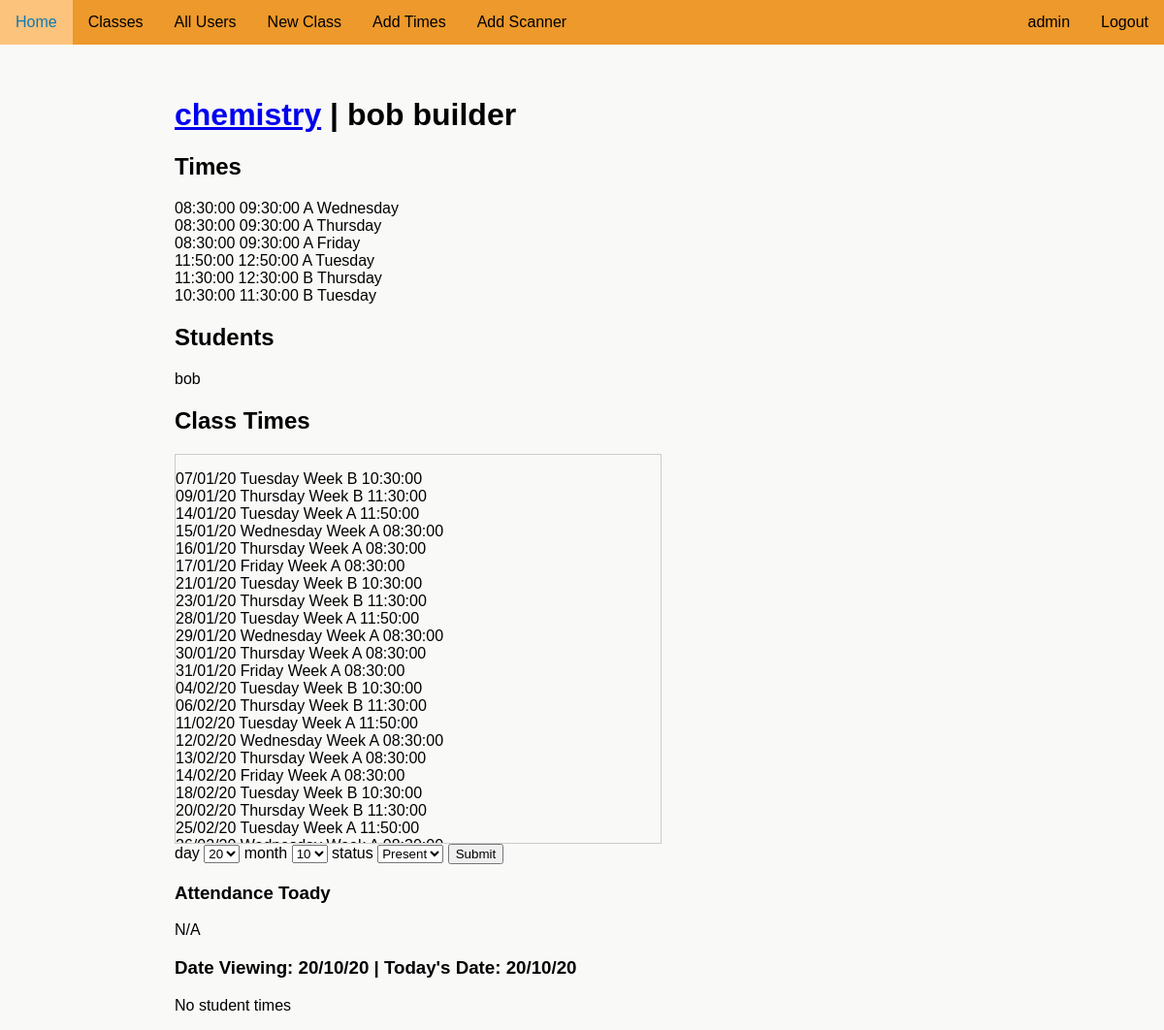
The page /account/16327/classes/CHEM-1/294 (signed in) on the database its author committed.
### attendanceproject/models.py (models this page shows)
class User(UserMixin, db.Model):
    __tablename__ = "user"
    id = db.Column(db.Integer, unique=True, nullable=False, primary_key=True)
    fname = db.Column(db.Text(20), nullable=False)
    lname = db.Column(db.Text(20), nullable=False)
    user_code = db.Column(db.Text(8), nullable=False, unique=True)
    email = db.Column(db.Text(50), nullable=False, unique=True)
    password = db.Column(db.Text(90), nullable=False)
    auth = db.Column(db.Text(10), nullable=True)
    tags = db.relationship('Tag', backref='user_tag')
    subjects = db.relationship('UserSubject', back_populates='user')
    attnd_times = db.relationship('AttendanceTime', backref='subject_attnd_times')

class SubjectCode(db.Model):
    __tablename__ = "subject_code"
    id = db.Column(db.Integer, unique=True, nullable=False, primary_key=True)
    name = db.Column(db.Text(50), nullable=False)
    code = db.Column(db.Text(50), unique=True, nullable=False)
    join_code = db.Column(db.Text(10), unique=True, nullable=False)
    users = db.relationship('UserSubject', back_populates='subject')
    times = db.relationship('SubjectTimes', back_populates='subject')
    scanner = db.relationship('Scanner', back_populates='subject')

class SubjectTimes(db.Model):
    __tablename__ = "subject_time"
    id = db.Column(db.Integer, unique=True, nullable=False, primary_key=True)
    subject_id = db.Column(db.Integer, db.ForeignKey('subject_code.id'))
    stime_id = db.Column(db.Integer, db.ForeignKey('times.id'), nullable=False)
    sweek = db.Column(db.Boolean, nullable=False)
    sday = db.Column(db.Integer, nullable=False)
    time = db.relationship('Times', back_populates='subjects')
    subject = db.relationship('SubjectCode', back_populates='times')

class Times(db.Model):
    __tablename__ = "times"
    id = db.Column(db.Integer, unique=True, nullable=False, primary_key=True)
    start_time = db.Column(db.Time, unique=True, nullable=False)
    end_time = db.Column(db.Time, unique=True, nullable=False)
    subjects = db.relationship("SubjectTimes", back_populates='time')

class UserSubject(db.Model):
    __tablename__ = "user_subject"
    id = db.Column(db.Integer, unique=True, nullable=False, primary_key=True)
    user_id = db.Column(db.Integer, db.ForeignKey('user.id')) # Foreign Key
    user_type = db.Column(db.Text(10), nullable=False) # Teacher or student relationship to class
    subject_id = db.Column(db.Integer, db.ForeignKey('subject_code.id')) # Foreign Key
    user = db.relationship('User', back_populates='subjects')
    subject = db.relationship('SubjectCode', back_populates='users')

### attendanceproject/routes.py (the view, shortened to what this page needs)
@app.route('/account/<user_code>/classes/<class_code>/<int:day>', methods=["GET", "POST"])
@login_required
def class_code(class_code, user_code, day):
    if day > 365:
        flash('Day number out of range')
        abort(404)
    subject = SubjectCode.query.filter_by(code=class_code).first()
    prev_next = {'next_day':url_for('class_code', class_code=class_code, user_code=user_code, day=day+1),
                 'prev_day':url_for('class_code', class_code=class_code, user_code=user_code, day=day-1),
                 'today':url_for('class_code', class_code=class_code, user_code=user_code, day=datetime.date.today().timetuple().tm_yday)}
    if not subject:
        flash('Class could not be found')
        return redirect(url_for('classes', user_code=current_user.user_code))
    user = User.query.filter_by(user_code=user_code).first()
    if user:
        total_days = day_num() - day
        current_date = datetime.date.today() - datetime.timedelta(days=total_days)
        if (current_user.auth in ['teacher', 'admin'] and class_code in
            [x.subject.code for x in current_user.subjects]) and user == current_user:
            check = check_class_date(subject_date=current_date, subject=subject)
            student_times = [] # Variable for the times of the students in the class
            students_in_class = 0 # Variable used to check if there are students in the class
            if 'student' in [user.user_type for user in subject.users]:
                students_in_class = 1
                for user in subject.users:
                    added_time = False
                    if user.user_type == 'student':
                        if user.user.attnd_times:
                            for t in user.user.attnd_times:
                                if t.time.date() == current_date and t.subject == subject.id:
                                    student_times.append((user.user, t.attnd_status))
                                    added_time = True
                                    break
                            if not added_time:
                                student_times.append((user.user, "N/A"))
                        else:
                            student_times.append((user.user, "N/A"))
            if check:
                return render_template("teacherclass.html", day_num=day_num(), subject=subject, user=current_user,
                                        days=CONSTANT_DAYS, students_in_class=students_in_class,
                                        current_date=current_date.strftime('%d/%m/%y'), student_times=student_times,
                                        time=check, week=current_week(current_date),
                                        day=CONSTANT_DAYS[current_date.isoweekday()-1], prev_next=prev_next,
                                        viewing_day=day)
            return render_template("teacherclass.html", day_num=day_num(), subject=subject, user=current_user,
                                    days=CONSTANT_DAYS, students_in_class=students_in_class,
                                    current_date=current_date.strftime('%d/%m/%y'), student_times=None,
                                    week=current_week(current_date), day=CONSTANT_DAYS[current_date.isoweekday()-1],
                                    prev_next=prev_next, viewing_day=day)
        elif current_user.auth in ['teacher', 'admin'] and user.auth == 'student':
            form = AddStudentAttndTime(day=current_date.day, month=current_date.month)
            class_times = get_class_dates(subject)
            user_attendance_times = AttendanceTime.query.filter_by(user=user.id, subject=subject.id).all()
            user_attendance_today = None
            for i in user_attendance_times:
                if i.time.date() == current_date:
                    user_attendance_today = i
            return render_template("teacherstudentclass.html", subject=subject, user=user, days=CONSTANT_DAYS, student_times=user_attendance_times, form=form,
                                    class_times=class_times, current_date=current_date.strftime('%d/%m/%y'), day=day, today_date=datetime.date.today().strftime('%d/%m/%y'),
                                    teacher=current_user, user_attendance_today=user_attendance_today)
        else:
            flash('You do not have access to this page')
            return redirect(url_for('classes', user_code=current_user.user_code))
    return render_template("teacherclass.html", subject=subject)

### attendanceproject/forms.py
class AddStudentAttndTime(FlaskForm):
    day = SelectField("Day", choices=[(x , x) for x in range(1, 32)], coerce=int)
    month = SelectField("Month", choices=[(x, x) for x in range(1, 13)], coerce=int)
    status = SelectField('Attendance Status', choices=[('present', 'Present'), ('late', 'Late'), ('absent', 'Absent')], coerce=str, validators=[InputRequired()])
    submit = SubmitField('Submit')

### attendanceproject/models.py (called while the page is built)
@login_manager.user_loader
def load_user(user_id):
    return User.query.get(int(user_id))

### attendanceproject/routes.py (called while the page is built)
def day_num():
    return datetime.date.today().timetuple().tm_yday

def first_monday():
    for i in range(0, 366):
        start_date = datetime.date(year=datetime.datetime.today().year, month=1, day=1)
        end_date = start_date + datetime.timedelta(days=i)
        if end_date.timetuple().tm_wday == 0:
            return i

def get_class_dates(subject):
    subject_dates = []
    AB = 1
    for i in range(1 + first_monday(), 366):
        date = datetime.timedelta(days=i)
        start_date = datetime.date(2019, 12, 31)
        end_date = start_date + date
        for y in subject.times:
            if end_date.isoweekday()-1 == y.sday and AB == y.sweek:
                subject_dates.append((end_date.strftime('%d/%m/%y'), CONSTANT_DAYS[y.sday], 'Week A' if not y.sweek else 'Week B', y.time.start_time))
        AB = not AB if end_date.isoweekday() == 5 else AB
    return subject_dates

### attendanceproject/templates/teacherstudentclass.html (shortened to what this page needs)
{% extends "layout.html" %}
{% block content %}
    <h1><a href="{{ url_for('class_code', class_code=subject.code, user_code=teacher.user_code, day=day) }}">{{ subject.name }}</a> | {{ user.fname }} {{ user.lname }}</h1>
    <h2>Times</h2>
    {% if subject.times %}
        <ul>
            {% for time in subject.times %}
                <li>{{ time.time.start_time }} {{ time.time.end_time }} {% if not time.sweek %} A {% else %} B {% endif %} {{ days[time.sday] }}</li>
            {% endfor %}
        </ul>
    {% endif %}
    <h2>Students</h2>
    {% if subject.users %}
        <ul>
        {% for user in subject.users %}
            {% if user.user_type == 'student' %}
                <li>{{ user.user.fname }}</li>
            {% endif %}
        {% endfor %}
        </ul>
    {% endif %}
    <h2>Class Times</h2>
    <div style="height:400px;width:500px;border:1px solid #ccc;overflow:auto;">
        <ul>
            {% for i in class_times %}
                <li>
                    {% for x in range(i|length) %}
                        {{ i[x] }}
                    {% endfor %}
                </li>
            {% endfor %}
        </ul>
    </div>
    <form method='POST' action=''>
        day {{ form.day }}
        month {{ form.month }}
        status {{ form.status }}
        {{ form.submit }}
    </form>
    <h3>Attendance Toady</h3>
    {% if user_attendance_today %}
        <p>{{ user_attendance_today.time }} {{ user_attendance_today.attnd_status }}</p>
    {% else %}
        <p>N/A</p>
    {% endif %}
    <h3>Date Viewing: {{ current_date }} | Today's Date: {{ today_date }}</h3>
    {% if student_times %}
        <ul>
            {% for time in student_times %}
                <li>{{ time.time }} {{ time.attnd_status }}</li>
            {% endfor %}
        </ul>
    {% else %}
        <p>No student times</p>
    {% endif %}
{% endblock %}

### attendanceproject/templates/navigation.html (shortened to what this page needs)
<div id='nav'>
    <ul>
        <div id="nav-left">
            {% if current_user.is_authenticated %}
                <li><a href="{{url_for('home')}}">Home</a></li>
                {% if current_user.auth == 'admin' %}
                    <li><a href="{{url_for('all_classes')}}">Classes</a></li>
                    <li><a href="{{url_for('all_users')}}">All Users</a></li>
                    <li><a href="{{url_for('create_class')}}">New Class</a></li>
                {% endif %}
                {% if current_user.auth == 'admin' %}
                    <li><a href="{{url_for('addtime')}}">Add Times</a></li>
                    <li><a href="{{url_for('scanner')}}">Add Scanner</a></li>
                {% endif %}
            {% endif %}
        </div>
        <div id="nav-right">
            {% if current_user.is_authenticated %}
                <li><a href="{{url_for('logout')}}">Logout</a></li>
                <li><a href="{{url_for('account', user_code=current_user.user_code)}}">{{ current_user.fname }}</a></li>
            {% endif %}
        </div>
    </ul>
</div>

### attendanceproject/static/style.css (style rules this page uses)
:root { --main: #ed992b; --headings: #0E79B2; --errors: #C12E47; }
html { font-family: 'Noto Sans JP', sans-serif; background-color: rgb(249, 249, 248); }
body { margin: 0; margin-left: auto; margin-right: auto; }
ul { list-style-type: None; padding-inline-start: 0; }
#nav ul { list-style-type: none; position: fixed; top: 0; width: 100%; margin: 0; padding: 0; background-color: var(--main); min-width: 555px; }
#nav-left li { float: left; }
#nav-right li { float: right; }
#nav li a { display: block; color: black; text-align: center; padding: 14px 16px; text-decoration: none; }

### rows shown on the page
User: fname "admin"
SubjectCode: name "chemistry"
User: fname "bob", lname "builder"
SubjectTimes: time.start_time "08:30:00", time.end_time "09:30:00", sweek "A", sday "Wednesday"
SubjectTimes: time.start_time "08:30:00", time.end_time "09:30:00", sweek "A", sday "Thursday"
SubjectTimes: time.start_time "08:30:00", time.end_time "09:30:00", sweek "A", sday "Friday"
SubjectTimes: time.start_time "11:50:00", time.end_time "12:50:00", sweek "A", sday "Tuesday"
SubjectTimes: time.start_time "11:30:00", time.end_time "12:30:00", sweek "B", sday "Thursday"
SubjectTimes: time.start_time "10:30:00", time.end_time "11:30:00", sweek "B", sday "Tuesday"
UserSubject: user.fname "bob"
Times: start_time "10:30:00" "10:30:00" "10:30:00" "10:30:00"
Times: start_time "11:30:00" "11:30:00" "11:30:00" "11:30:00"
Times: start_time "11:50:00" "11:50:00" "11:50:00" "11:50:00"
Times: start_time "08:30:00" "08:30:00" "08:30:00" "08:30:00" "08:30:00" "08:30:00" "08:30:00" "08:30:00" "08:30:00"

### other values the page prints
{{ i[x] }} "07/01/20" "Tuesday" "Week B" "09/01/20" "Thursday" "Week B" "14/01/20" "Tuesday" "Week A" "15/01/20" "Wednesday" "Week A" "16/01/20" "Thursday" "Week A" "17/01/20" "Friday" "Week A" "21/01/20" "Tuesday" "Week B" "23/01/20" "Thursday" "Week B" "28/01/20" "Tuesday" "Week A" "29/01/20" "Wednesday" "Week A" "30/01/20" "Thursday" "Week A" "31/01/20" "Friday" "Week A" "04/02/20" "Tuesday" "Week B" "06/02/20" "Thursday" "Week B" "11/02/20" "Tuesday" "Week A" "12/02/20" "Wednesday" "Week A" "13/02/20" "Thursday" "Week A" "14/02/20" "Friday" "Week A" "18/02/20" "Tuesday" "Week B" "20/02/20" "Thursday" "Week B" "25/02/20" "Tuesday" "Week A"
{{ current_date }} "20/10/20"
